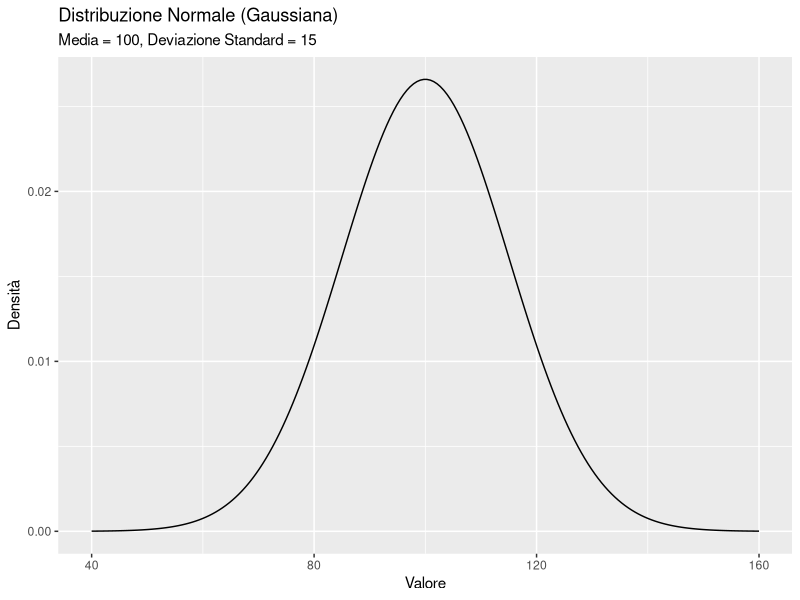
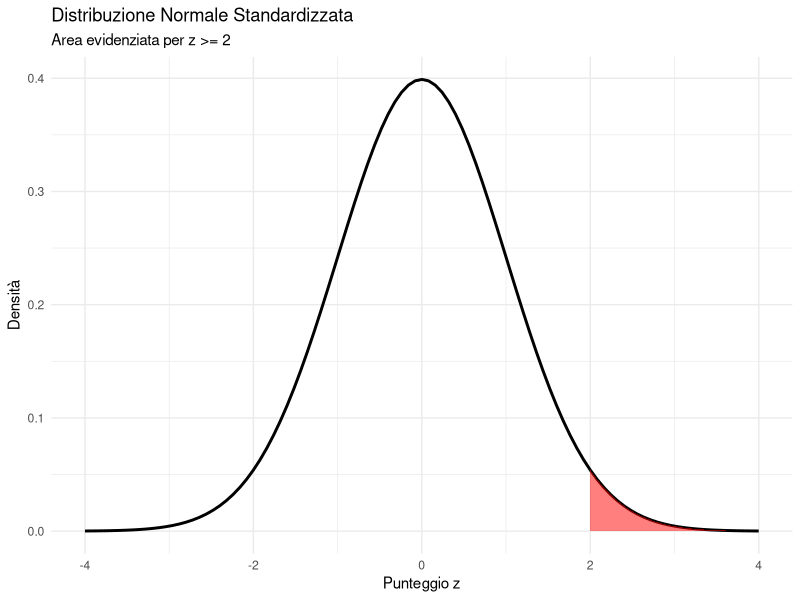
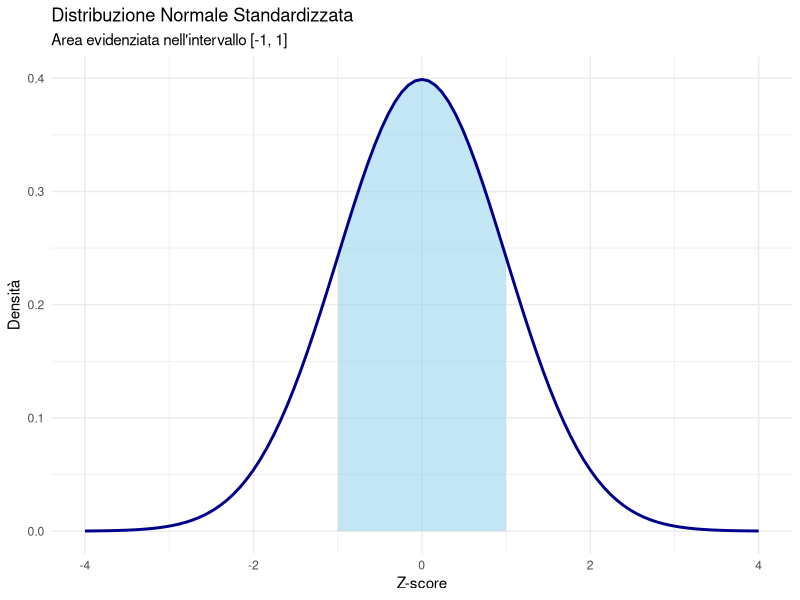
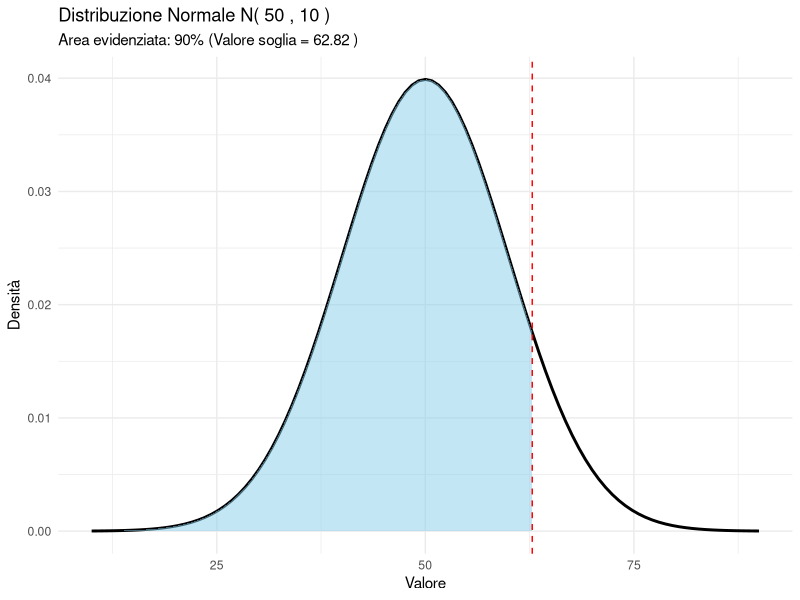
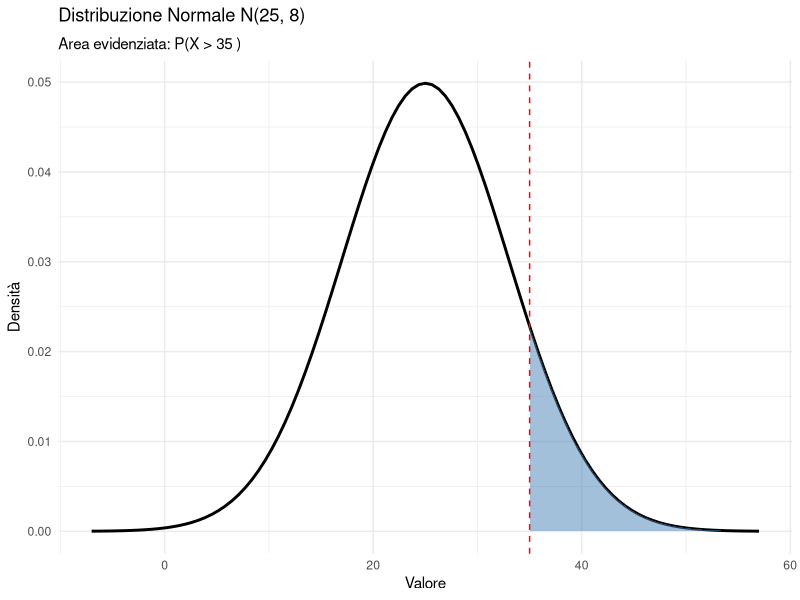
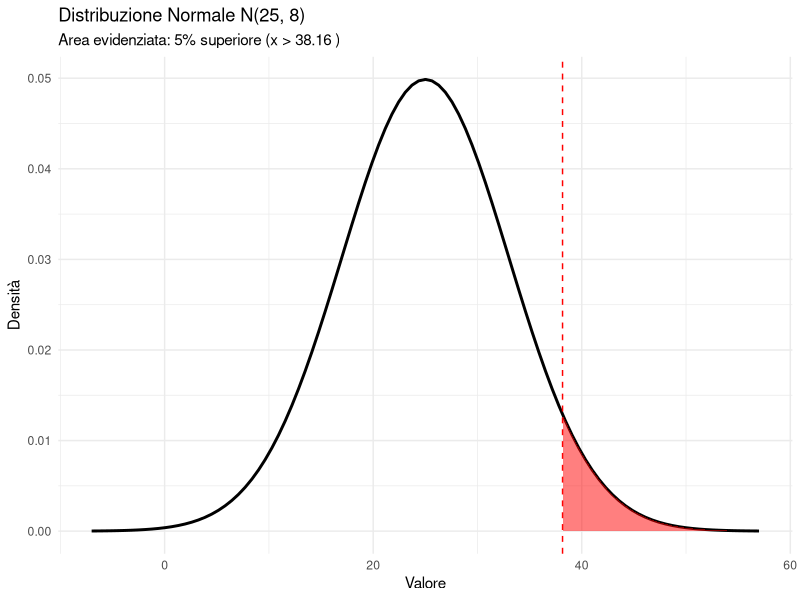
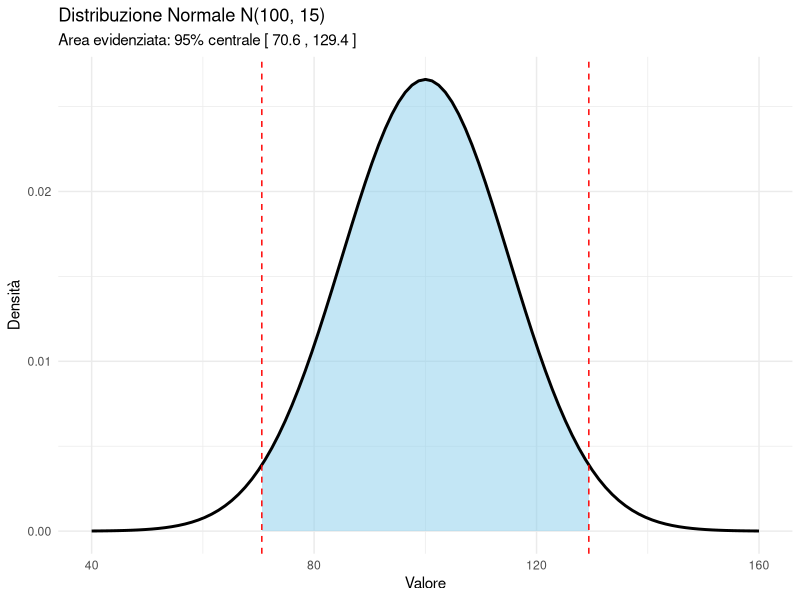

Generate these figures, in order, with R:
## ---- chunk 1
#| echo: false
#| output: false
library(tibble)
library(dplyr)
library(knitr)
library(kableExtra)
## ---- chunk 2
#| echo: false

library(ggplot2)

mu <- 100
sigma <- 15

# Definiamo l'asse x
x <- seq(40, 160, length.out = 200)

# Calcoliamo la densità della gaussiana
y <- dnorm(x, mean = mu, sd = sigma)

# Creazione del grafico
data.frame(x, y) |> 
  ggplot(aes(x = x, y = y)) +
  geom_line() +   # Aggiunge il profilo della curva
  labs(
    title = "Distribuzione Normale (Gaussiana)",
    subtitle = "Media = 100, Deviazione Standard = 15",
    x = "Valore",
    y = "Densità"
  )
## ---- chunk 3
#| echo: false

library(ggplot2)

# Definiamo i parametri della normale standardizzata
mu <- 0
sigma <- 1

# Creiamo il grafico base
ggplot(data.frame(x = c(-4, 4)), aes(x = x)) +
  # Disegna la curva della densità di probabilità
  stat_function(fun = dnorm, args = list(mean = mu, sd = sigma), 
                color = "black", linewidth = 1) +
  # Evidenzia l'area nell'intervallo [2, Inf]
  stat_function(fun = dnorm, args = list(mean = mu, sd = sigma),
                xlim = c(2, 4), # Usiamo 4 come limite pratico per la visualizzazione
                geom = "area", fill = "red", alpha = 0.5) +
  # Aggiunge etichette e tema pulito
  labs(title = "Distribuzione Normale Standardizzata",
       subtitle = "Area evidenziata per z >= 2",
       x = "Punteggio z",
       y = "Densità") +
  theme_minimal()
## ---- chunk 4
#| echo: false

# Carica la libreria
library(ggplot2)

# Definiamo i limiti dell'intervallo
limit_inf <- -1
limit_sup <- 1

# Creazione del grafico
ggplot(data.frame(x = c(-4, 4)), aes(x = x)) +
  # Disegna l'area evidenziata
  stat_function(
    fun = dnorm,
    xlim = c(limit_inf, limit_sup),
    geom = "area",
    fill = "skyblue",
    alpha = 0.5
  ) +
  # Disegna la curva della normale standardizzata
  stat_function(fun = dnorm, size = 1, color = "darkblue") +
  # Aggiunge titoli e label
  labs(
    title = "Distribuzione Normale Standardizzata",
    subtitle = "Area evidenziata nell'intervallo [-1, 1]",
    x = "Z-score",
    y = "Densità"
  ) +
  theme_minimal()
## ---- chunk 5
#| echo: false
# Carica la libreria necessaria
library(ggplot2)

# 1. Definizione dei parametri
mu <- 50
sigma <- 10
p <- 0.90

# 2. Calcolo del valore critico (90° percentile)
# qnorm restituisce il valore x tale che P(X <= x) = 0.90
valore_critico <- qnorm(p, mean = mu, sd = sigma)

# 3. Creazione del grafico
ggplot(data.frame(x = c(mu - 4*sigma, mu + 4*sigma)), aes(x = x)) +
  # Disegna la curva normale
  stat_function(fun = dnorm, args = list(mean = mu, sd = sigma), 
                size = 1, color = "black") +
  # Evidenzia l'area sotto il 90%
  stat_function(fun = dnorm, args = list(mean = mu, sd = sigma),
                xlim = c(mu - 4*sigma, valore_critico),
                geom = "area", fill = "skyblue", alpha = 0.5) +
  # Aggiunge una linea verticale sul valore critico
  geom_vline(xintercept = valore_critico, linetype = "dashed", color = "red") +
  # Etichette e stile
  labs(title = paste("Distribuzione Normale N(", mu, ",", sigma, ")"),
       subtitle = paste("Area evidenziata: 90% (Valore soglia =", round(valore_critico, 2), ")"),
       x = "Valore", y = "Densità") +
  theme_minimal()
## ---- chunk 6
#| echo: false

# Carica la libreria necessaria
library(ggplot2)

# Definiamo i parametri
mu <- 25
sigma <- 8
soglia <- 35

# Creiamo il grafico
ggplot(data.frame(x = c(mu - 4*sigma, mu + 4*sigma)), aes(x = x)) +
  # Disegna la curva normale principale
  stat_function(fun = dnorm, args = list(mean = mu, sd = sigma), 
                size = 1, color = "black") +
  # Evidenzia l'area da 35 a infinito
  stat_function(fun = dnorm, args = list(mean = mu, sd = sigma),
                xlim = c(soglia, mu + 4*sigma),
                geom = "area", fill = "steelblue", alpha = 0.5) +
  # Aggiunge una linea verticale sulla soglia
  geom_vline(xintercept = soglia, linetype = "dashed", color = "red") +
  # Etichette e stile
  labs(title = expression(paste("Distribuzione Normale ", N, "(25, 8)")),
       subtitle = paste("Area evidenziata: P(X >", soglia, ")"),
       x = "Valore",
       y = "Densità") +
  theme_minimal()
## ---- chunk 7
#| echo: false

# Caricamento della libreria
library(ggplot2)

# Definizione dei parametri
mu <- 25
sigma <- 8
confidenza <- 0.05

# Calcolo del valore critico per il 5% superiore
# qnorm calcola il valore x tale che P(X > x) = 0.05
z_critico <- qnorm(1 - confidenza, mean = mu, sd = sigma)

# Creazione del grafico
ggplot(data.frame(x = c(mu - 4*sigma, mu + 4*sigma)), aes(x = x)) +
  # Disegna la curva normale
  stat_function(fun = dnorm, args = list(mean = mu, sd = sigma), 
                color = "black", size = 1) +
  # Evidenzia l'area del 5% superiore
  stat_function(fun = dnorm, args = list(mean = mu, sd = sigma),
                xlim = c(z_critico, mu + 4*sigma),
                geom = "area", fill = "red", alpha = 0.5) +
  # Aggiunge una linea verticale per il valore critico
  geom_vline(xintercept = z_critico, linetype = "dashed", color = "red") +
  # Etichette e stile
  labs(title = "Distribuzione Normale N(25, 8)",
       subtitle = paste("Area evidenziata: 5% superiore (x >", round(z_critico, 2), ")"),
       x = "Valore",
       y = "Densità") +
  theme_minimal()
## ---- chunk 8
#| echo: false

# Carica la libreria
library(ggplot2)

# Parametri della distribuzione
mu <- 100
sigma <- 15

# Calcolo dei limiti per il 95% centrale
# qnorm(0.025) e qnorm(0.975)
lower_95 <- qnorm(0.025, mean = mu, sd = sigma)
upper_95 <- qnorm(0.975, mean = mu, sd = sigma)

# Creazione del grafico
ggplot(data.frame(x = c(mu - 4*sigma, mu + 4*sigma)), aes(x = x)) +
  # Disegna l'area del 95% centrale
  stat_function(
    fun = dnorm,
    args = list(mean = mu, sd = sigma),
    xlim = c(lower_95, upper_95),
    geom = "area",
    fill = "skyblue",
    alpha = 0.5
  ) +
  # Disegna la curva della densità completa
  stat_function(
    fun = dnorm, 
    args = list(mean = mu, sd = sigma),
    size = 1
  ) +
  # Aggiunge linee verticali ai limiti
  geom_vline(xintercept = c(lower_95, upper_95), linetype = "dashed", color = "red") +
  # Formattazione estetica
  labs(
    title = "Distribuzione Normale N(100, 15)",
    subtitle = paste("Area evidenziata: 95% centrale [", round(lower_95, 2), ",", round(upper_95, 2), "]"),
    x = "Valore",
    y = "Densità"
  ) +
  theme_minimal()
